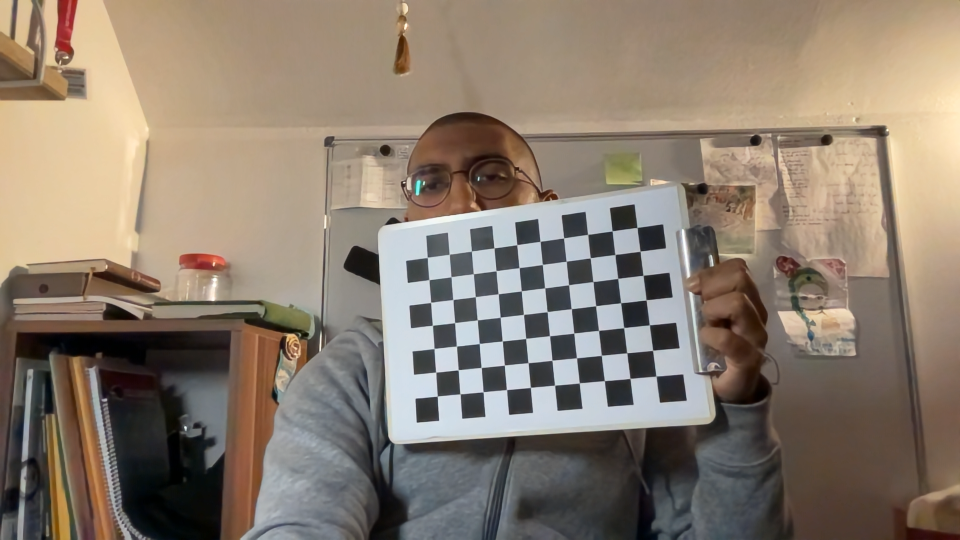
#> input picture Camera_Calibration/Synched_images/0.png, 1920 x 1080 px (shown at 1/2 size); its folder holds 4 pictures in this run
$ python stereocam_calibraton.py
#> lines starting #> are read from the running program, lines starting #| are printed output that depends on the picture; long printed decimals are rounded
import glob as glob
import cv2
import numpy as np

def stereo_calibrate(mtx1, dist1, mtx2, dist2, frames_folder):
    #read the synched frames
#> called with mtx1 = array of shape (3, 3), dist1 = array of shape (5,), mtx2 = array of shape (3, 3), dist2 = array of shape (5,), frames_folder = 'Synched_images/*'
    images_names = glob.glob(frames_folder)
    images_names = sorted(images_names)
    print(images_names)
    c1_images_names = images_names[:len(images_names)//2]
    c2_images_names = images_names[len(images_names)//2:]
    print(c1_images_names)
    print(c2_images_names)

    c1_images = []
    c2_images = []
    for im1, im2 in zip(c1_images_names, c2_images_names):
        _im = cv2.imread(im1, 1)
        c1_images.append(_im)

        _im = cv2.imread(im2, 1)
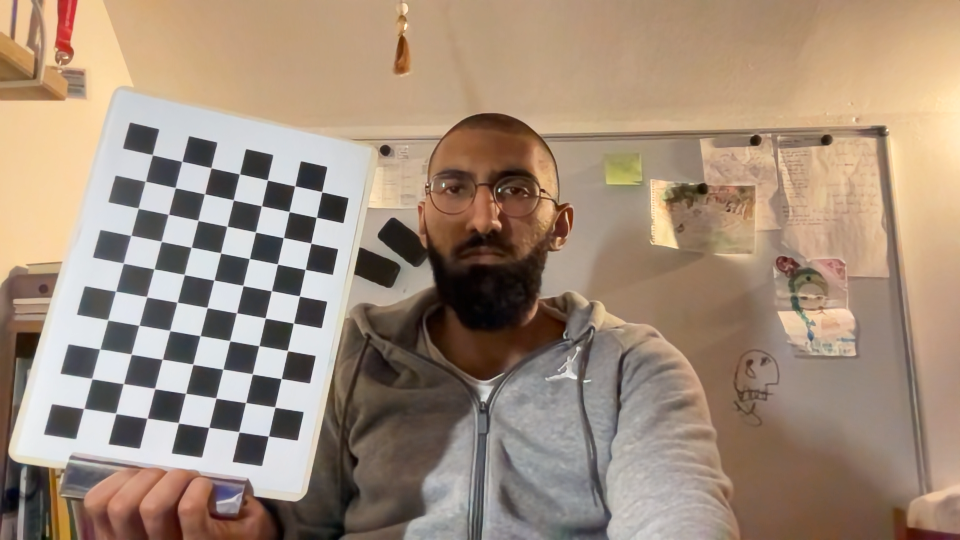
#> input picture Camera_Calibration/Synched_images/2.png, 1920 x 1080 px (shown at 1/2 size)
        c2_images.append(_im)
#> pass 2 of the loop in stereo_calibrate, `for im1, im2 in zip(c1_images_names, c2_images_names):`:
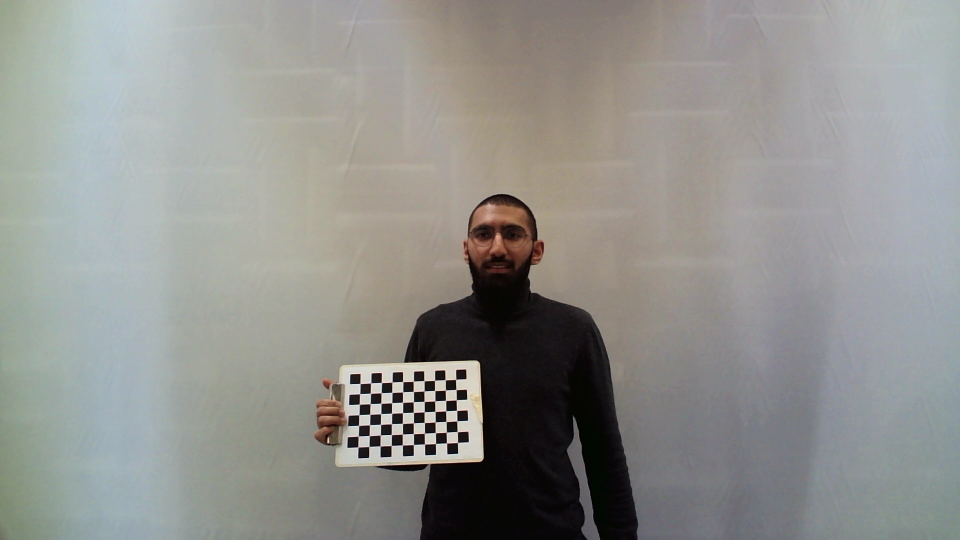
#> input picture Camera_Calibration/Synched_images/1.png, 1920 x 1080 px (shown at 1/2 size)
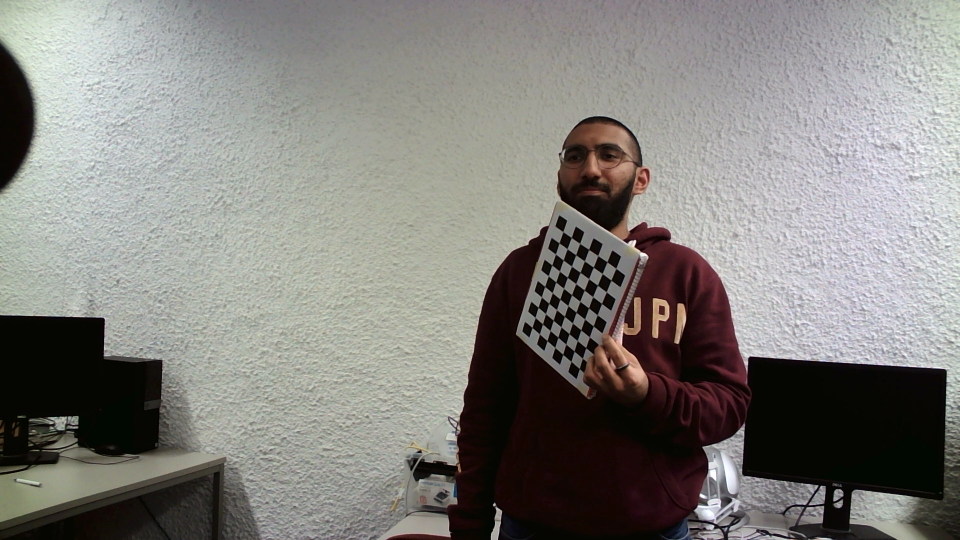
#> input picture Camera_Calibration/Synched_images/3.png, 1920 x 1080 px (shown at 1/2 size)

    #change this if stereo calibration not good.
    criteria = (cv2.TERM_CRITERIA_EPS + cv2.TERM_CRITERIA_MAX_ITER, 100, 0.0001)

    rows = 7 #number of checkerboard rows.
    columns = 10 #number of checkerboard columns.
    world_scaling = 1. #change this to the real world square size. Or not.

    #coordinates of squares in the checkerboard world space
    objp = np.zeros((rows*columns,3), np.float32)
    objp[:,:2] = np.mgrid[0:rows,0:columns].T.reshape(-1,2)
    objp = world_scaling* objp

    #frame dimensions. Frames should be the same size.
    width = c1_images[0].shape[1]
#> width = 1920
    height = c1_images[0].shape[0]
#> height = 1080

    #Pixel coordinates of checkerboards
    imgpoints_left = [] # 2d points in image plane.
    imgpoints_right = []

    #coordinates of the checkerboard in checkerboard world space.
    objpoints = [] # 3d point in real world space

    for frame1, frame2 in zip(c1_images, c2_images):
        gray1 = cv2.cvtColor(frame1, cv2.COLOR_BGR2GRAY)
        gray2 = cv2.cvtColor(frame2, cv2.COLOR_BGR2GRAY)
        c_ret1, corners1 = cv2.findChessboardCorners(gray1, (7, 10), None)
        c_ret2, corners2 = cv2.findChessboardCorners(gray2, (7, 10), None)

        if c_ret1 == True and c_ret2 == True:
            corners1 = cv2.cornerSubPix(gray1, corners1, (11, 11), (-1, -1), criteria)
            corners2 = cv2.cornerSubPix(gray2, corners2, (11, 11), (-1, -1), criteria)

            cv2.drawChessboardCorners(frame1, (7,10), corners1, c_ret1)
            cv2.imshow('img', frame1)

            cv2.drawChessboardCorners(frame2, (7,10), corners2, c_ret2)
            cv2.imshow('img2', frame2)
            k = cv2.waitKey(500)

            objpoints.append(objp)
            imgpoints_left.append(corners1)
            imgpoints_right.append(corners2)
#> this loop made 2 passes; (key Esc is pressed on pass 1)
#> (c_ret1, c_ret2) on passes 1 to 2: (True, True), (True, True)
#> pass 1, in stereo_calibrate, `gray1 = cv2.cvtColor(frame1, cv2.COLOR_BGR2GRAY)`:
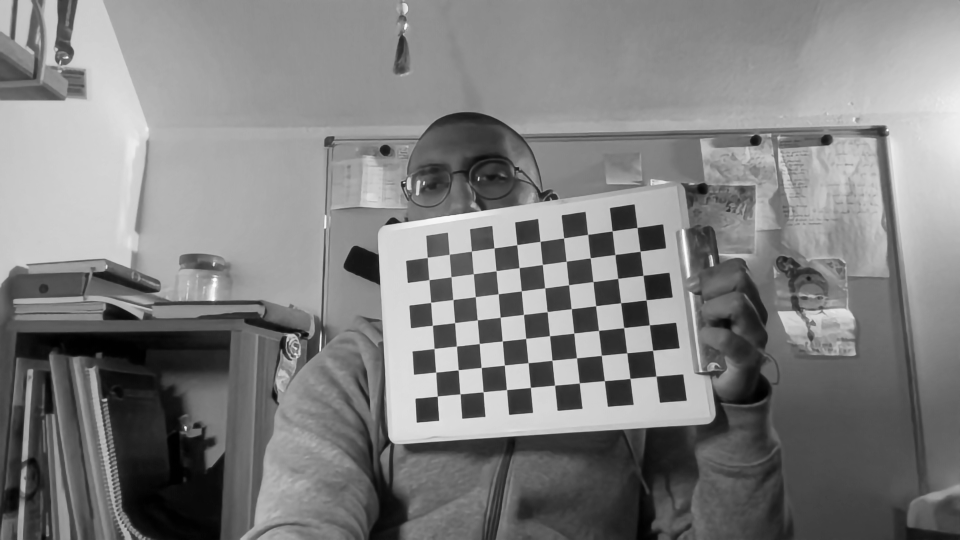
#> gray1: shape (1080, 1920) (shown at 1/2 size); min 0, max 255, mean 127.7
#> pass 1, in stereo_calibrate, `gray2 = cv2.cvtColor(frame2, cv2.COLOR_BGR2GRAY)`:
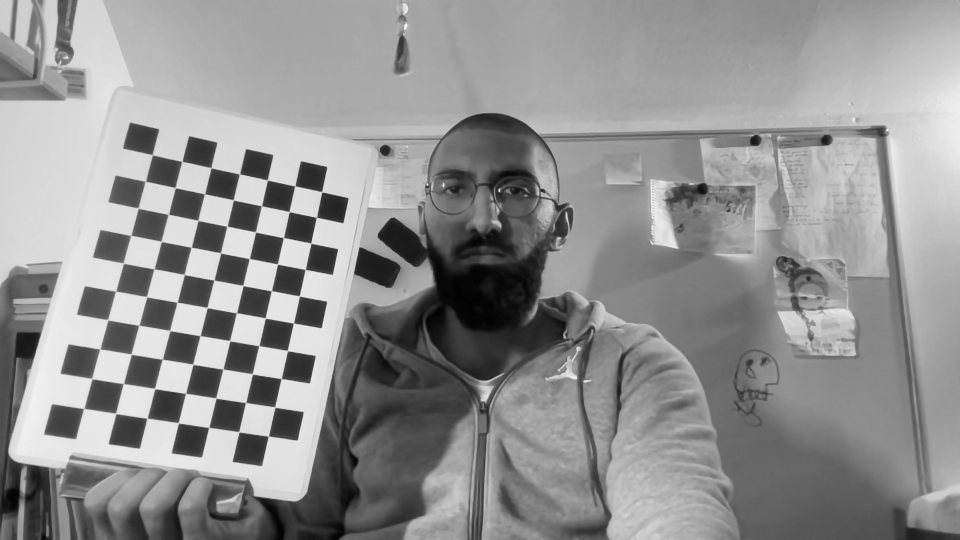
#> gray2: shape (1080, 1920) (shown at 1/2 size); min 1, max 249, mean 145.1
#> pass 1, in stereo_calibrate, `cv2.imshow('img', frame1)`:
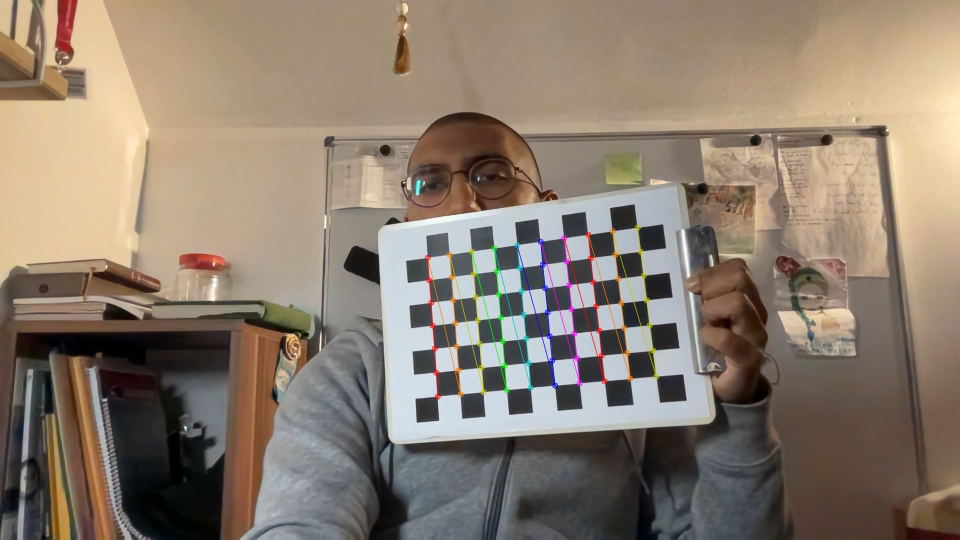
#> window 'img': shape (1080, 1920, 3) (shown at 1/2 size); mean B, G, R 110.7, 125.1, 139
#> pass 1, in stereo_calibrate, `cv2.imshow('img2', frame2)`:
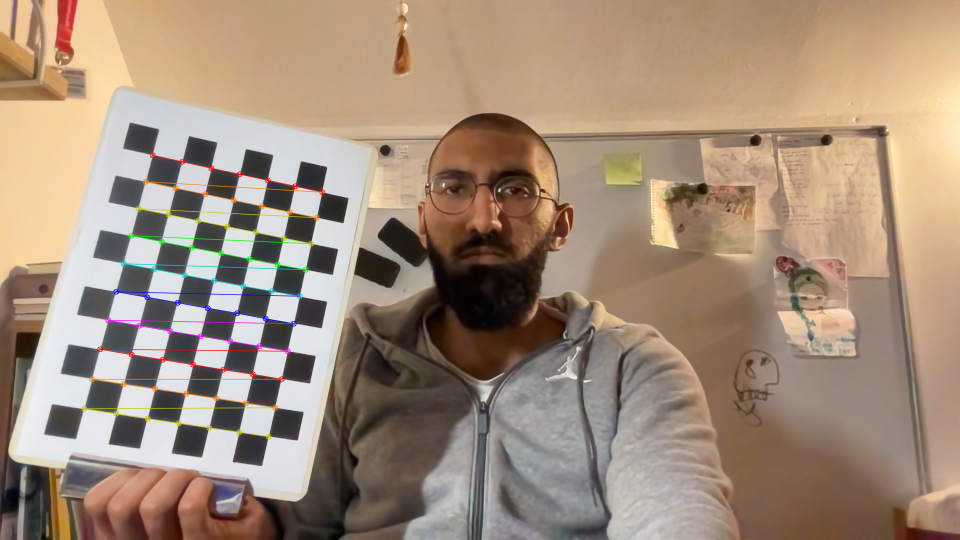
#> window 'img2': shape (1080, 1920, 3) (shown at 1/2 size); mean B, G, R 122.3, 140.8, 161.5
#> after the loop:
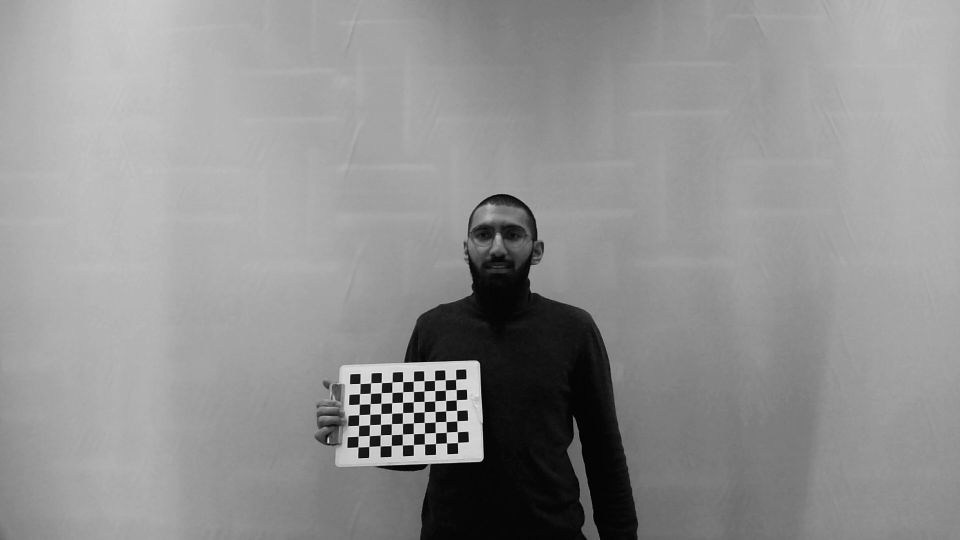
#> gray1: shape (1080, 1920) (shown at 1/2 size); min 0, max 247, mean 144.9
#> after the loop:
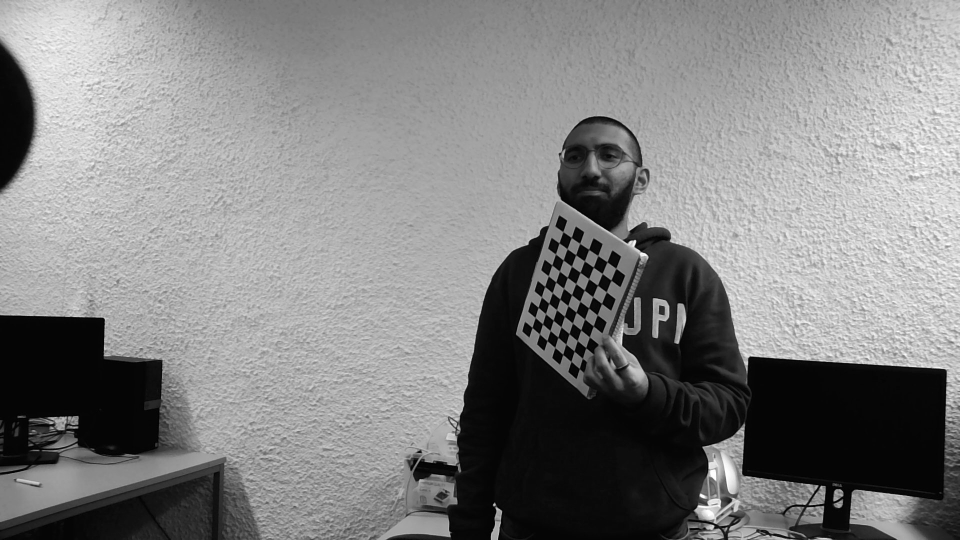
#> gray2: shape (1080, 1920) (shown at 1/2 size); min 0, max 255, mean 129.4
#> after the loop, imgpoints_left = 2 items; imgpoints_right = 2 items; objpoints = 2 items

    stereocalibration_flags = cv2.CALIB_FIX_INTRINSIC
#> stereocalibration_flags = 256
    ret, CM1, dist1, CM2, dist2, R, T, E, F = cv2.stereoCalibrate(objpoints, imgpoints_left, imgpoints_right, mtx1, dist1,
                                                                 mtx2, dist2, (width, height), criteria = criteria, flags = stereocalibration_flags)
#> ret = 53.51; CM1 = [[1553, 0, 986], [0, 1553, 499], [0, 0, 1]]; dist1 = [0.152, -1.02, -0.00287, 0.000317, 1.17]; CM2 = [[1553, 0, 986], [0, 1553, 499], [0, 0, 1]]; dist2 = [0.152, -1.02, -0.00287, 0.000317, 1.17]; R = [[-0.0465, -0.926, 0.375], [0.98, 0.0295, 0.194], [-0.191, 0.377, 0.906]]; T = [-18.57, -6.4, -3.33]; E = [[4.49, -2.31, -5.15], [-3.39, 10.07, 15.58], [-18.5, -6.47, -1.21]]; F = [[1.48e-07, -7.63e-08, -0.000372], [-1.12e-07, 3.32e-07, 0.000743], [-0.00104, -0.000422, 1]]

    print(ret)
#| 53.508
    print('+'*32)
    print('R: ', R)
#| R:  [[-0.04646   -0.9259   0.3749]
#|  [ 0.9805  0.02952  0.1944]
#|  [-0.1911  0.3766  0.9065]]
    print('T: ', T)
#| T:  [[-18.569]
#|  [ -6.398]
#|  [ -3.328]]
    return R, T

# First (HELP) Camera
focal_length = 1553.0
mtx1 = np.array([[focal_length, 0, 986],
                  [0, focal_length, 499],
                  [0, 0, 1]])
dist1 = np.array([0.1525,-1.022,-0.00287,0.000317,1.172])

# Second (MAIN) Camera
mtx2 = np.array([[focal_length, 0, 986],
                  [0, focal_length, 499],
                  [0, 0, 1]])
dist2 = np.array([0.1525,-1.022,-0.00287,0.000317,1.172])

R, T = stereo_calibrate(mtx1, dist1, mtx2, dist2, 'Synched_images/*')
#> T = [-18.57, -6.4, -3.33]
